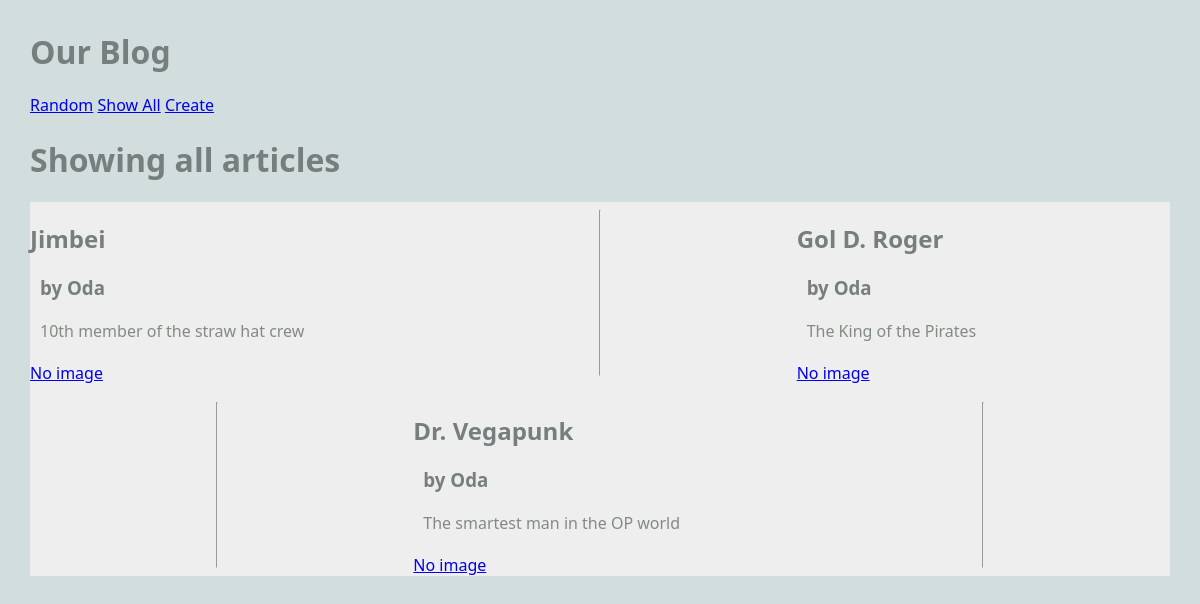
/blog/show_all, run on an earlier commit of the app's database.
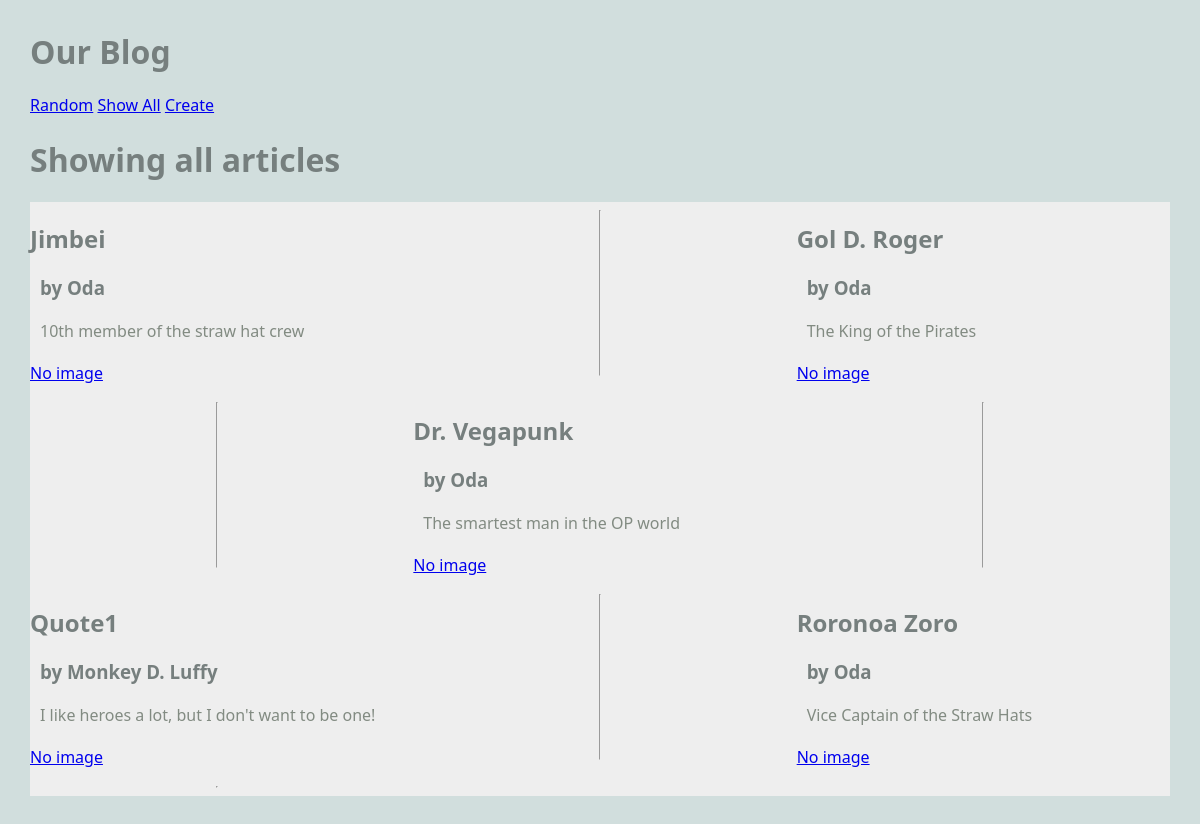
And on a later commit of the database.
### blog/models.py (models this page shows, shortened)
class Article(models.Model):
    title = models.TextField(blank=True)
    author = models.TextField(blank=True)
    text = models.TextField(blank=True)
    published = models.DateTimeField(auto_now=True)
    image_file = models.ImageField(blank=True) # an actual image

### blog/views.py (the view)
# urls.py: path('show_all', ShowAllView.as_view(), name="show_all"),
class ShowAllView(ListView):
    model = Article
    template_name = "blog/show_all.html"
    context_object_name = "articles"

### blog/templates/blog/show_all.html
{% extends 'blog/base.html' %}
{% block content %}
<h1>Showing all articles</h1>
<main class="grid-container">
    {% for article in articles %}
    <article>
        <div>
            <h2>{{article.title}}</h2>
            <h3>by {{article.author}}</h3>
            <p>{{article.text}}</p>
            <a href="{% url 'article' article.pk %}">
                {% if article.image_file %}
                <img src="{{article.image_file.url}}">
                {% else %}
                No image
                {% endif %}
            </a>
        </div>
    </article>
    <hr>
    {% endfor %}
</main>
{% endblock %}

### blog/templates/blog/base.html (shortened to what this page needs)
{% load static %}
<html>
<head>
    <link rel="stylesheet" href="{% static 'styles-blog.css' %}">
</head>
<body>
    <head>
        <h1>Our Blog</h1>
        <nav>
            <ul>
                <li><a href="{% url 'random' %}">Random</a></li>
                <li><a href="{% url 'show_all' %}">Show All</a></li>
                <li><a href="{% url 'create_article' %}">Create</a></li>
            </ul>
        </nav>
    </head>
    {% block content %}
    {% endblock %}
</body>
</html>

### blog/static-blog/styles-blog.css (style rules this page uses)
body { margin: 30px; background: #d1dedd; font-family:'Segoe UI', Tahoma, Geneva, Verdana, sans-serif; }
ul, li { padding: 0px; list-style-type: none; }
h1, h2, h3 { color: #767f7e; }
p { color: #828b82; }
.grid-container { background: #eee; max-width: 900px; display: grid; grid-template-columns: repeat(3, 1fr); grid-gap: 10px; max-width: 1200px; margin: 20px auto; }
article p, article h3 { margin: 20px 10px; }
nav li { display: inline; }

What changed in the data, as far as the page shows it:
added Article: title "Quote1", author "Monkey D. Luffy", text "I like heroes a lot, but I don't want to be one!", image_file "No image"
added Article: title "Roronoa Zoro", author "Oda", text "Vice Captain of the Straw Hats", image_file "No image"
